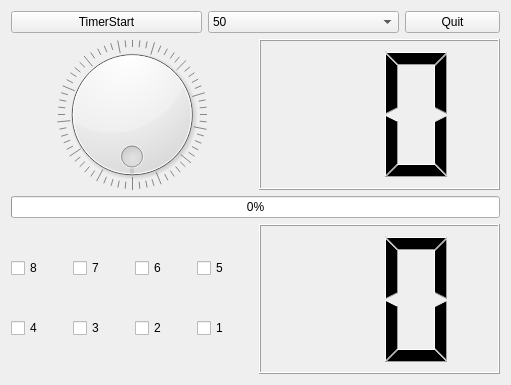
<?xml version="1.0" encoding="UTF-8"?>
<ui version="4.0">
 <class>Tab1DeviceControl</class>
 <widget class="QWidget" name="Tab1DeviceControl">
  <property name="geometry">
   <rect>
    <x>0</x>
    <y>0</y>
    <width>511</width>
    <height>385</height>
   </rect>
  </property>
  <property name="windowTitle">
   <string>Form</string>
  </property>
  <layout class="QVBoxLayout" name="verticalLayout_2">
   <item>
    <layout class="QVBoxLayout" name="verticalLayout" stretch="1,4,1,4">
     <item>
      <layout class="QHBoxLayout" name="horizontalLayout" stretch="2,2,1">
       <item>
        <widget class="QPushButton" name="pPBTimerStart">
         <property name="text">
          <string>TimerStart</string>
         </property>
         <property name="checkable">
          <bool>true</bool>
         </property>
        </widget>
       </item>
       <item>
        <widget class="QComboBox" name="pCBTimerValue">
         <item>
          <property name="text">
           <string>50</string>
          </property>
         </item>
         <item>
          <property name="text">
           <string>100</string>
          </property>
         </item>
         <item>
          <property name="text">
           <string>500</string>
          </property>
         </item>
         <item>
          <property name="text">
           <string>1000</string>
          </property>
         </item>
         <item>
          <property name="text">
           <string>2000</string>
          </property>
         </item>
        </widget>
       </item>
       <item>
        <widget class="QPushButton" name="pPBQuit">
         <property name="text">
          <string>Quit</string>
         </property>
        </widget>
       </item>
      </layout>
     </item>
     <item>
      <layout class="QHBoxLayout" name="horizontalLayout_2" stretch="1,1">
       <item>
        <widget class="QDial" name="pDialLed">
         <property name="maximum">
          <number>255</number>
         </property>
         <property name="wrapping">
          <bool>true</bool>
         </property>
         <property name="notchesVisible">
          <bool>true</bool>
         </property>
        </widget>
       </item>
       <item>
        <widget class="QLCDNumber" name="pLNLed">
         <property name="digitCount">
          <number>2</number>
         </property>
         <property name="mode">
          <enum>QLCDNumber::Mode::Hex</enum>
         </property>
         <property name="segmentStyle">
          <enum>QLCDNumber::SegmentStyle::Filled</enum>
         </property>
        </widget>
       </item>
      </layout>
     </item>
     <item>
      <layout class="QHBoxLayout" name="horizontalLayout_3">
       <item>
        <widget class="QProgressBar" name="pPBLed">
         <property name="maximum">
          <number>255</number>
         </property>
         <property name="value">
          <number>0</number>
         </property>
        </widget>
       </item>
      </layout>
     </item>
     <item>
      <layout class="QHBoxLayout" name="horizontalLayout_4" stretch="1,1">
       <item>
        <layout class="QGridLayout" name="gridLayout">
         <item row="0" column="2">
          <widget class="QCheckBox" name="pCBkey6">
           <property name="text">
            <string>6</string>
           </property>
          </widget>
         </item>
         <item row="0" column="0">
          <widget class="QCheckBox" name="pCBkey8">
           <property name="text">
            <string>8</string>
           </property>
          </widget>
         </item>
         <item row="0" column="1">
          <widget class="QCheckBox" name="pCBkey7">
           <property name="text">
            <string>7</string>
           </property>
          </widget>
         </item>
         <item row="0" column="3">
          <widget class="QCheckBox" name="pCBkey5">
           <property name="text">
            <string>5</string>
           </property>
          </widget>
         </item>
         <item row="1" column="0">
          <widget class="QCheckBox" name="pCBkey4">
           <property name="text">
            <string>4</string>
           </property>
          </widget>
         </item>
         <item row="1" column="1">
          <widget class="QCheckBox" name="pCBkey3">
           <property name="text">
            <string>3</string>
           </property>
          </widget>
         </item>
         <item row="1" column="2">
          <widget class="QCheckBox" name="pCBkey2">
           <property name="text">
            <string>2</string>
           </property>
          </widget>
         </item>
         <item row="1" column="3">
          <widget class="QCheckBox" name="pCBkey1">
           <property name="text">
            <string>1</string>
           </property>
          </widget>
         </item>
        </layout>
       </item>
       <item>
        <widget class="QLCDNumber" name="pLNKey">
         <property name="digitCount">
          <number>2</number>
         </property>
         <property name="mode">
          <enum>QLCDNumber::Mode::Hex</enum>
         </property>
         <property name="segmentStyle">
          <enum>QLCDNumber::SegmentStyle::Filled</enum>
         </property>
        </widget>
       </item>
      </layout>
     </item>
    </layout>
   </item>
  </layout>
 </widget>
 <resources/>
 <connections>
  <connection>
   <sender>pDialLed</sender>
   <signal>valueChanged(int)</signal>
   <receiver>pLNLed</receiver>
   <slot>display(int)</slot>
   <hints>
    <hint type="sourcelabel">
     <x>129</x>
     <y>141</y>
    </hint>
    <hint type="destinationlabel">
     <x>283</x>
     <y>150</y>
    </hint>
   </hints>
  </connection>
  <connection>
   <sender>pDialLed</sender>
   <signal>valueChanged(int)</signal>
   <receiver>pPBLed</receiver>
   <slot>setValue(int)</slot>
   <hints>
    <hint type="sourcelabel">
     <x>111</x>
     <y>189</y>
    </hint>
    <hint type="destinationlabel">
     <x>106</x>
     <y>282</y>
    </hint>
   </hints>
  </connection>
 </connections>
</ui>
